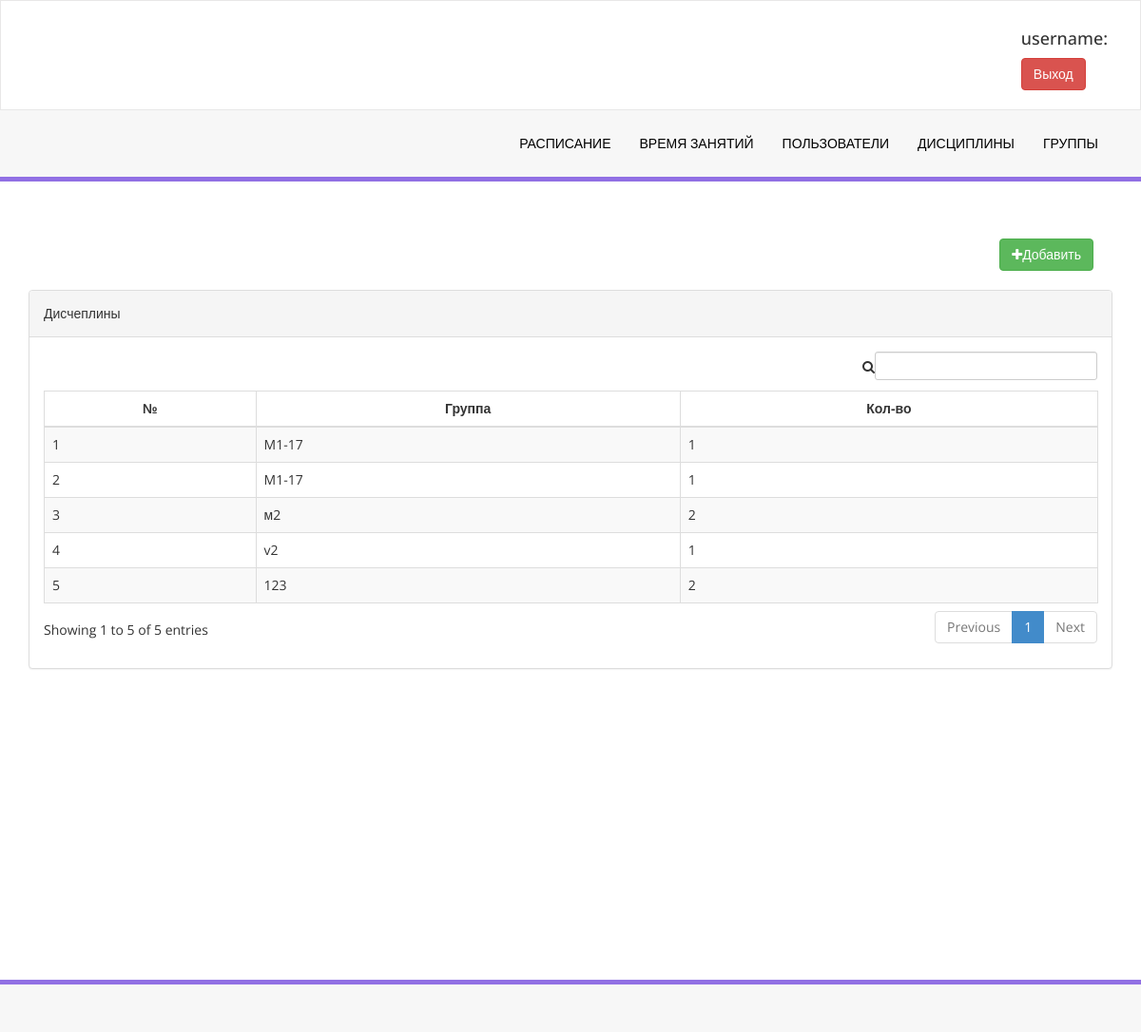
The app's page /group/list/, older data.
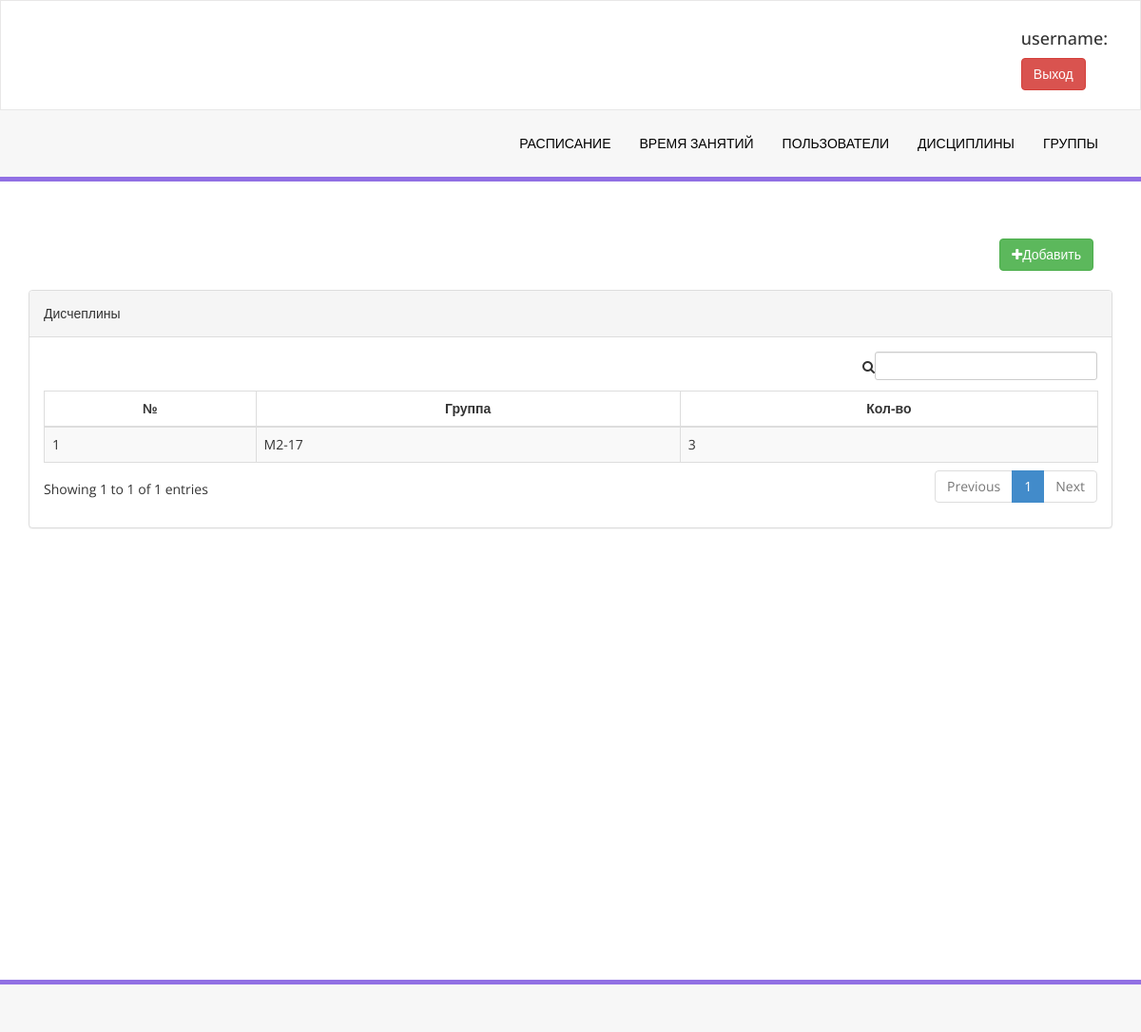
The same page, newer data.
### meeting/models.py (models this page shows, shortened)
class StudentGroup(models.Model):
    students = models.ManyToManyField(Profile, limit_choices_to={'level': "Student"})
    group_name = models.CharField(max_length=255)
    created = models.DateTimeField(auto_now_add=True)

### meeting/views.py (the view)
# urls.py: path('group/list/', views.GroupListView.as_view(), name='group_list'),
class GroupListView(generic.ListView):
    template_name = 'group_list.html'
    model = StudentGroup

### templates/group_list.html
{% extends 'base.html' %}
{% block content %}
    <div class="row">
        <div class="col-md-12">
            <div class="right-div">
                <a class="btn btn-success" href="{% url 'meeting:group_create' %}"> <i class="fa fa-plus "></i>Добавить</a>
            </div>
        </div>
        <div class="col-md-12">
            <div class="panel panel-default">
                <div class="panel-heading">
                    Дисчеплины
                </div>
                <div class="panel-body">
                    <div class="table-responsive">
                        <table class="table table-striped table-bordered table-hover" id="lesson_info_table">
                            <thead>
                            <tr>
                                <th class="text-center">№</th>
                                <th class="text-center">Группа</th>
                                <th class="text-center">Кол-во</th>
                            </tr>
                            </thead>
                            <tbody>
                            {% for group in studentgroup_list %}
                                <tr class="odd gradeX">
                                    <td>{{ forloop.counter }}</td>
                                    <td>{{ group.group_name }}</td>
                                    <td>{{ group.students.count }}</td>
                                </tr>
                            {% endfor %}
                            </tbody>
                        </table>
                    </div>
                </div>
            </div>
        </div>
    </div>
{% endblock %}

Row changes from the older to the newer data that the page shows:
removed StudentGroup: group_name "M1-17", students.count "1"
removed StudentGroup: group_name "M1-17", students.count "1"
removed StudentGroup: group_name "м2", students.count "2"
removed StudentGroup: group_name "v2", students.count "1"
removed StudentGroup: group_name "123", students.count "2"
added StudentGroup: group_name "M2-17", students.count "3"
Text that changed along with them:
text written by a page script: "Showing 1 to 5 of 5 entries Previous 1 Next" → "Showing 1 to 1 of 1 entries Previous 1 Next"
